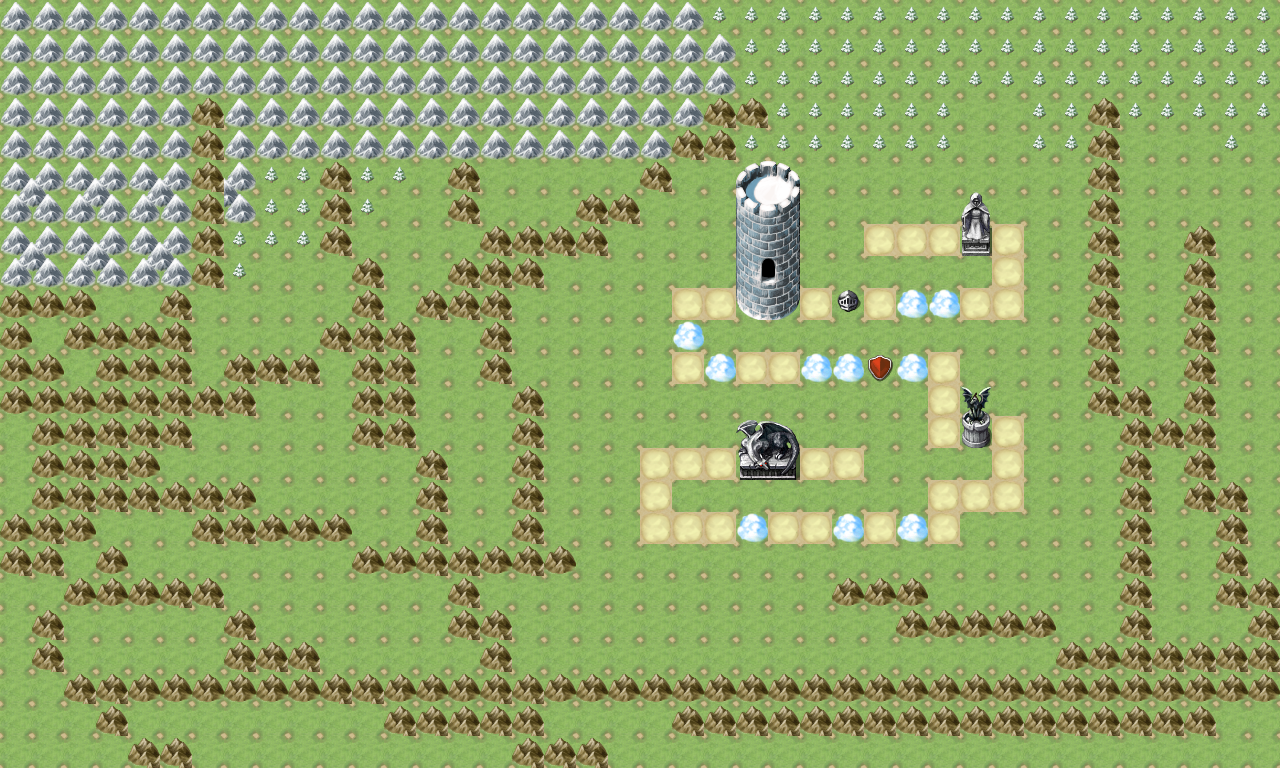

Rendered tile map (Tiled .tmx) drawn with the repository's tilesets; below, a short description and the map source with its tile grids summarised:
An orthogonal 40x24 tile map with 32x32 px tiles, 2 tile layers (块层 2, 块层 1), 3 tilesets.

<map version="1.0" orientation="orthogonal" renderorder="right-down" width="40" height="24" tilewidth="32" tileheight="32">
 <tileset firstgid="1" name="世界 A2" tilewidth="32" tileheight="32">
  <image source="resource/map/A2.png" width="512" height="384" />
 </tileset>
 <tileset firstgid="193" name="里面的 C" tilewidth="32" tileheight="32">
  <image source="resource/map/inC.png" width="512" height="512" />
 </tileset>
 <tileset firstgid="449" name="外部 C" tilewidth="32" tileheight="32">
  <image source="resource/map/C.png" width="512" height="512" />
 </tileset>
 <layer name="块层 2" width="40" height="24">
  <data>[960 cells, 960 non-empty, 1 distinct tile ids]</data>
 </layer>
 <layer name="块层 1" width="40" height="24">
  <data>[960 cells, 524 non-empty, 31 distinct tile ids]</data>
 </layer>
</map>
